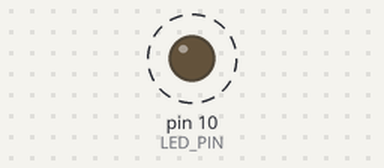
Recording of a sketch running on a simulated Arduino Uno, built with avr-gcc and run on an emulated ATmega328P. On the bench: output pins drawn as LEDs (lit = HIGH). Dashed ring = blinking.

Above: at 0.5 s.
Timing chart, 0 to 4.6 s (numbered marks = the images above):
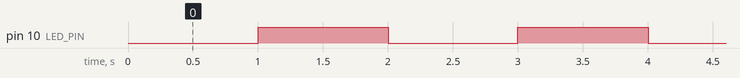

The sketch:

ex01-A1.ino
```cpp
// Aufgabe 1 ii) Da millis() die Milisekunden nach einem Start oder Reset zählt lässt sich damit präzieser und variabler einstellen lässt.
// kann in der zwischen Zeit unser code weiter laufen. Bei delay() haltet der gesamte code bis der delay fertig ist.

//Aufgabe 1 i)
// Wait time in ms 1000ms = 1s
#define BLINK_TIME_MS 1000
// set output pin
#define LED_PIN 10
// Wait time in ms 1000ms = 1s
unsigned long BLINK_TIME_MS_INTERVAL = 1000;
// previous time
unsigned long previousMILLIS = 0;
// set LED Status
bool LED_STATUS = false;

void setup() {
  // put your setup code here, to run once:
  pinMode(LED_PIN, OUTPUT);
}

void loop() {

  /*
  // Aufgabe 1 i)
  // put your main code here, to run repeatedly:
  digitalWrite(LED_PIN, HIGH);// Set LED on
  delay(BLINK_TIME_MS); // Wait
  digitalWrite(LED_PIN, LOW); //Set LED off
  delay(BLINK_TIME_MS); // Wait
  */

  unsigned long currentMILLIS = millis();

  if (currentMILLIS - previousMILLIS >= BLINK_TIME_MS_INTERVAL){
    previousMILLIS = currentMILLIS; // Reset

    LED_STATUS = !LED_STATUS;

    if (LED_STATUS){
      digitalWrite(LED_PIN, HIGH);// Set LED on
    } else {
        digitalWrite(LED_PIN, LOW); //Set LED off
    }

  }
}
```

Measured:
- by itself, pin 10 (LED_PIN): alternates HIGH for 1.0 s and LOW for 1.0 s
